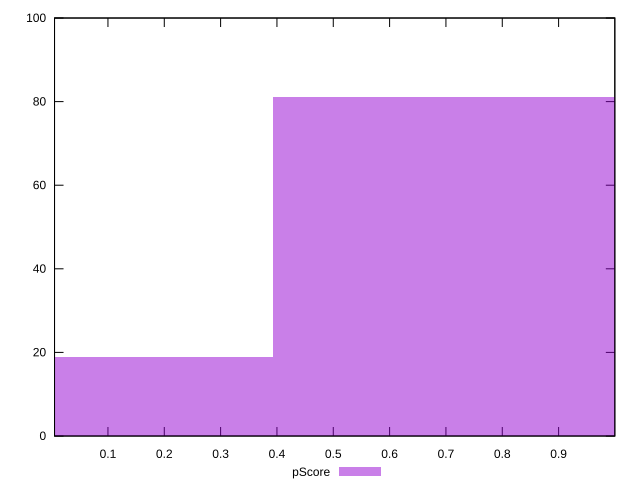

Here is the gnuplot script that generated this plot:
reset

$pScore <<EOF
0 19
0.786000109758811 81
EOF

set key outside below
set boxwidth 0.786000109758811
set xrange [0.005175296482627045:0.9998082884988353]
set yrange [0:100]
set trange [0:100]
set style fill transparent solid 0.5 noborder
set terminal svg size 640, 490 enhanced background rgb 'white'
set output "reports/report_00027_2021-02-24T12-40-31.850Z/cumulative-layout-shift/samples/astro/pScore/histogram.svg"

plot $pScore title "pScore" with boxes

reset
